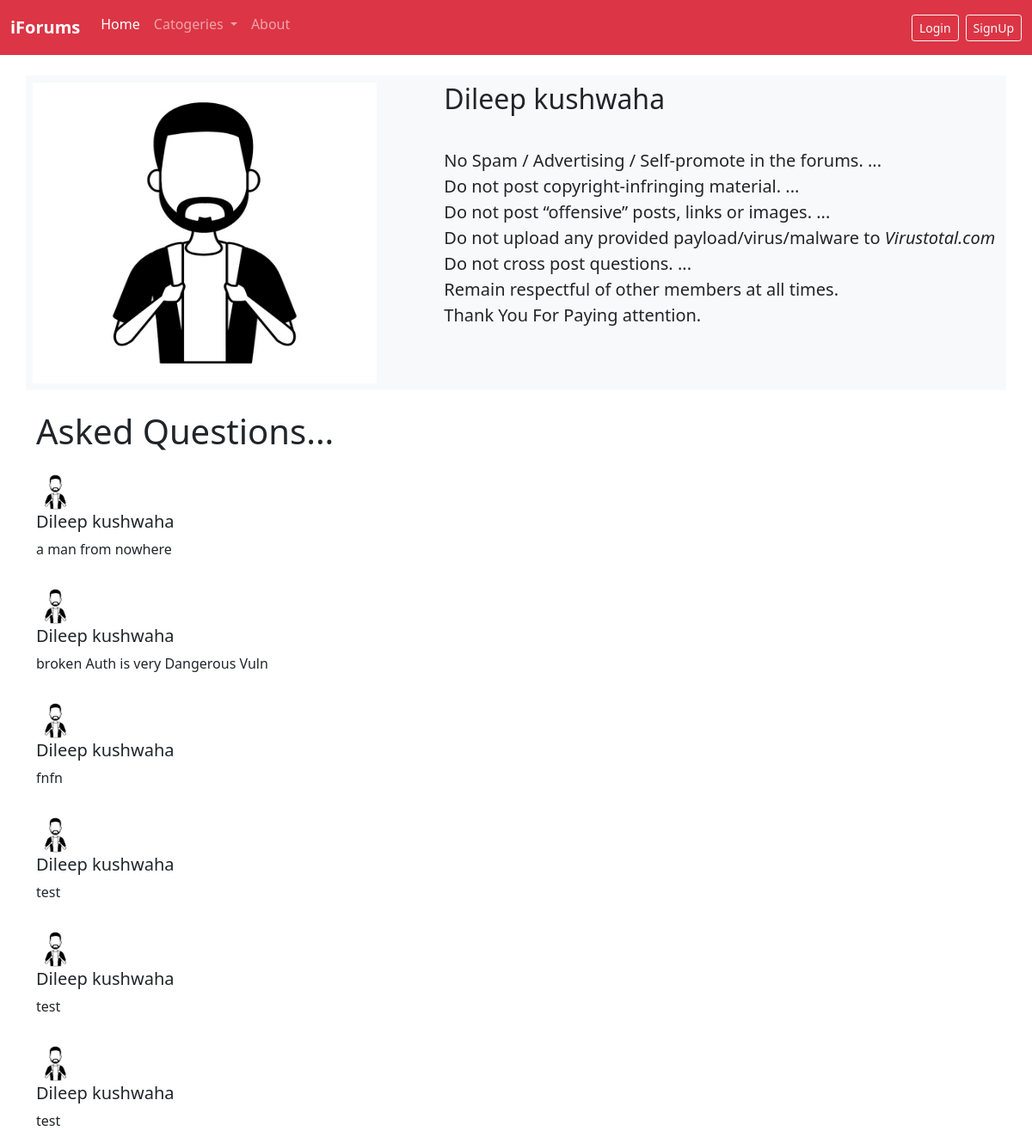
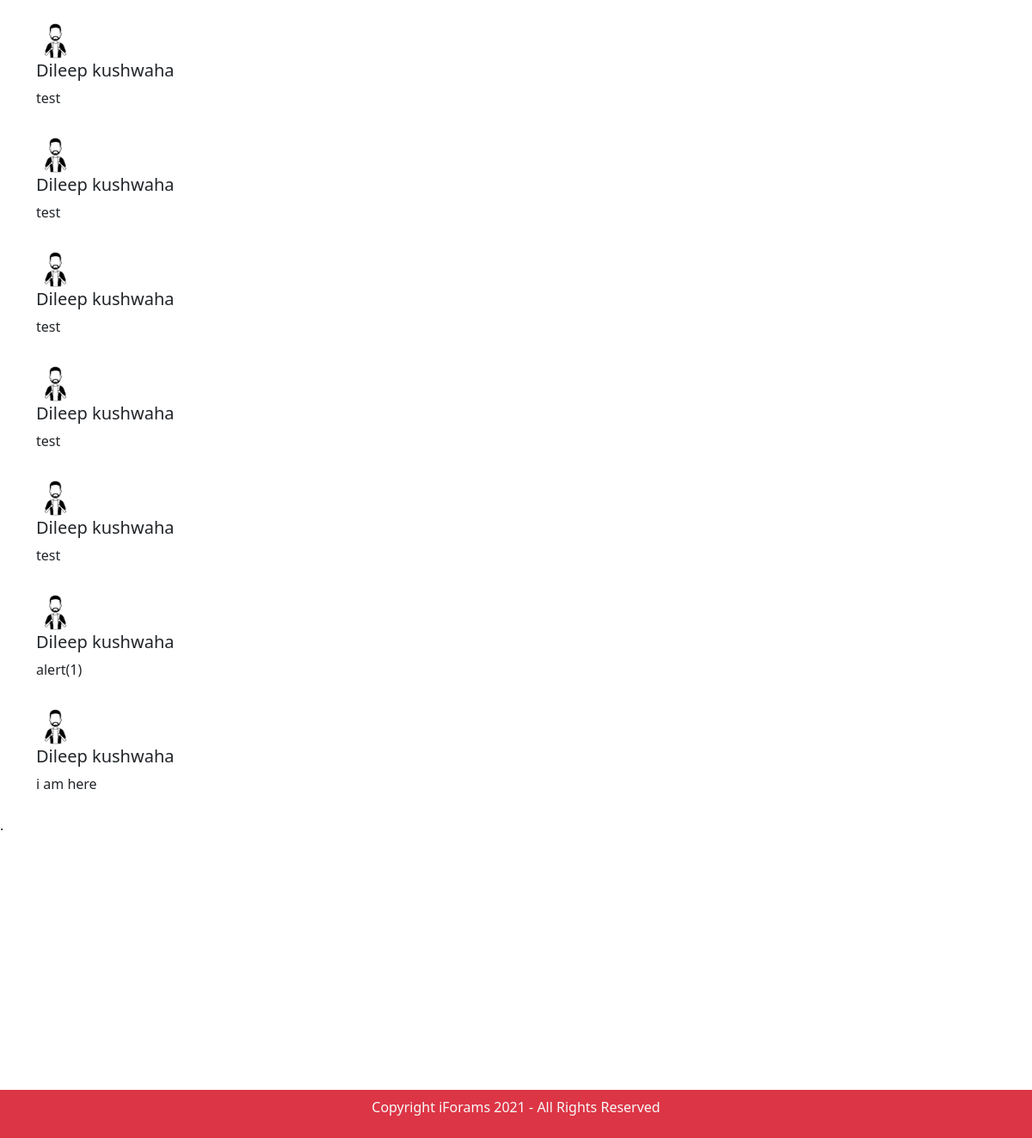
The page /thread.php?threadid=33 on the database its author committed (2 pictures, top to bottom).
### tables this page shows
CREATE TABLE `users` (
  `sno` int(10) NOT NULL,
  `username` varchar(30) NOT NULL,
  `email` varchar(30) NOT NULL,
  `password` varchar(300) NOT NULL,
  `dt` timestamp NOT NULL DEFAULT current_timestamp()
);

CREATE TABLE `thread` (
  `thread_id` int(10) NOT NULL,
  `thread_user_id` int(10) NOT NULL,
  `thread_description` varchar(500) NOT NULL,
  `created` datetime NOT NULL DEFAULT current_timestamp(),
  `thread_cat_id` int(10) NOT NULL
);

### thread.php (the view, shortened to what this page needs)
<!doctype html>
<html lang="en">
<head>
    <link href="https://cdn.jsdelivr.net/npm/bootstrap@5.0.0-beta3/dist/css/bootstrap.min.css" rel="stylesheet"
>
</head>
<body>
    <?php include'brains/_header.php'; ?>
    <?php include'brains/_dbconnect.php'; ?>
    <div class=" container my-4 px-2 py-2 bg-light">
        <?php
            $id = $_GET['threadid'];
            $sql = "SELECT * FROM `thread` WHERE `thread_id`=$id";
            $result=mysqli_query($conn, $sql);
            while($row=mysqli_fetch_assoc($result)){
                $username=$row['thread_user_id'];
                $sqluid="SELECT * FROM `users` WHERE sno=$username";
                $resultn=mysqli_query($conn, $sqluid);
                $rowc=mysqli_fetch_assoc($resultn);
                $uname=$rowc['username'];
        }
        ?>
        <div class="row featurette">
            <div class="col-md-5">
                <img class="featurette-image img-fluid mx-auto" data-src="holder.js/500x500/auto" alt="500x500"
                    style="width: 400px; height:350px;" src="img/usr.jpg" data-holder-rendered="true">
            </div>
            <div class="col-md-7">
                <h2 class="featurette-heading"> <?php echo $uname?> </h2>
                <p class="lead"><br>No Spam / Advertising / Self-promote in the forums. ...
                    <br>Do not post copyright-infringing material. ...
                    <br>Do not post “offensive” posts, links or images. ...
                    <br>Do not upload any provided payload/virus/malware to <em>Virustotal.com</em>
                    <br>Do not cross post questions. ...
                    <br>Remain respectful of other members at all times.
                    <br>Thank You For Paying attention.
                </p>
            </div>
        </div>
    </div>
    <div class="container">
        <h1>Asked Questions...</h1>
        <?php
        $sqll = "SELECT * FROM `thread` WHERE `thread_user_id`=$username";
        $result=mysqli_query($conn, $sqll);
        while($row=mysqli_fetch_assoc($result)){
            $sqluid="SELECT * FROM `users` WHERE sno=$username";
            $resultc=mysqli_query($conn, $sqluid);
            $rowc=mysqli_fetch_assoc($resultc);
            $uname=$rowc['username'];
            $description=$row['thread_description'];
      echo '  <div class="media my-3 py-2 ">
            <img class="mr-3" src="img/usr.jpg" width="45" alt="Generic placeholder image">
            <div class="media-body">
                <h5 class="mt-0">'.$uname.'</h5>
               '.$description.'
            </div>
    </div>';
        }
        ?>
    </div>
    <div class="dk" style="min-height:40vh;">.</div>
    <?php include'brains/_footer.php'; ?>
</body>
</html>

### brains/_header.php (shortened to what this page needs)
<?php
echo '
<nav class="navbar navbar-expand-lg navbar-dark bg-danger">
    <div class="container-fluid">
        <a class="navbar-brand" href="/iForums/"><b>iForums</b></a>
        <button class="navbar-toggler" type="button" data-bs-toggle="collapse" data-bs-target="#navbarSupportedContent"
            aria-controls="navbarSupportedContent" aria-expanded="false" aria-label="Toggle navigation">
            <span class="navbar-toggler-icon"></span>
        </button>
        <div class="collapse navbar-collapse" id="navbarSupportedContent">
            <ul class="navbar-nav me-auto mb-2 mb-  lg-0">
                <li class="nav-item">
                    <a class="nav-link active" aria-current="page" href="../iForums/">Home</a>
                </li>
                <li class="nav-item dropdown">
                    <a class="nav-link dropdown-toggle" href="#" id="navbarDropdown" role="button"
                        data-bs-toggle="dropdown" aria-expanded="false">Catogeries
                    </a>
                    <ul class="dropdown-menu" aria-labelledby="navbarDropdown">';?>
            <?php
                    echo
                        '</ul>
                        </li>
                        <li class="nav-item">
                        <a class="nav-link" href="About.php">About</a>
                        </li>';
                       echo' </ul>';
            if(isset($_SESSION['loggedin']) && $_SESSION['loggedin']==true){
              echo' <p class="text-light mx-2 mb-0 "><b>'.$_SESSION['username'].'</b></p>
           <a href="brains/_logout.php" class="btn btn-outline-light btn-sm mx-2 my-1" type="submit"> Logout</a>';
            }
            else {
            echo'
             <button class="btn btn-outline-light btn-sm mx-2 my-1" type="submit" data-bs-toggle="modal" data-bs-target="#loginpop">Login</button>
             <button class="btn btn-outline-light btn-sm mr-2 my-1" type="submit"  data-bs-toggle="modal" data-bs-target="#signuppop">SignUp</button>';
            }
            echo'    </div>
                    </div>
                    </nav>';
?>

### brains/_footer.php
<?php
echo '
<div class="container-fluid  text-light bg-danger py-2" >
  <p class="text-center"> Copyright iForams 2021 - All Rights Reserved</p>
</div>';
 ?>

### rows shown on the page
users: username "Dileep kushwaha"
thread: users.username "Dileep kushwaha", thread_description "a man from nowhere"
thread: users.username "Dileep kushwaha", thread_description "broken Auth is very Dangerous Vuln"
thread: users.username "Dileep kushwaha", thread_description "fnfn"
thread: users.username "Dileep kushwaha", thread_description "test"
thread: users.username "Dileep kushwaha", thread_description "test"
thread: users.username "Dileep kushwaha", thread_description "test"
thread: users.username "Dileep kushwaha", thread_description "test"
thread: users.username "Dileep kushwaha", thread_description "test"
thread: users.username "Dileep kushwaha", thread_description "test"
thread: users.username "Dileep kushwaha", thread_description "test"
thread: users.username "Dileep kushwaha", thread_description "test"
thread: users.username "Dileep kushwaha", thread_description "alert(1)"
thread: users.username "Dileep kushwaha", thread_description "i am here"
